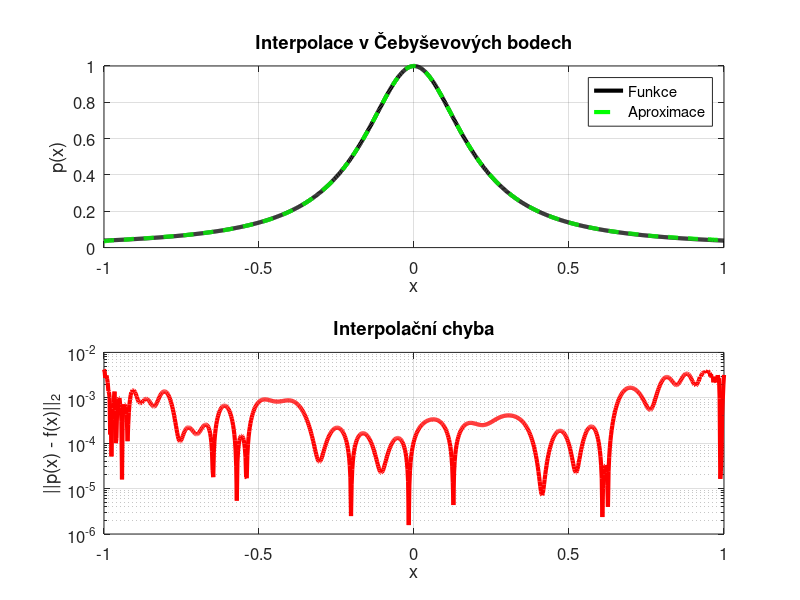
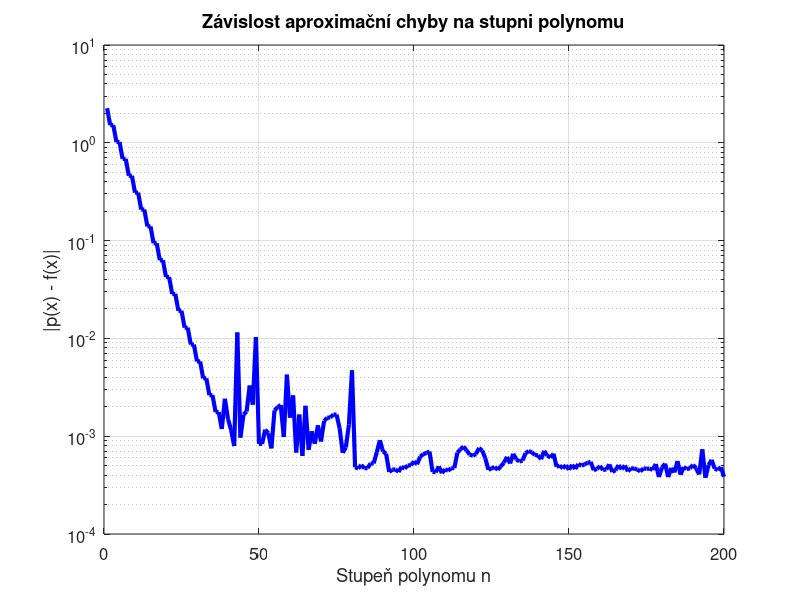

Write the MATLAB code that produced these figures, in order.
addpath('Funkce');

% Generování Čebyševových uzlů
n = 80;
j = (0:n)';
x = cos(j * pi / n);

% Cílová funkce
f = 1 ./ (1 + 25 * x.^2);

% Interpolace pomocí polynomu
c = polyfit(x, f, n);

% Evaluace výsledného polynomu
s = linspace(-1, 1, 1000)';
y = polyval(c, s);

% Výpočet skutečné funkční hodnoty
y_exact = 1 ./ (1 + 25 * s.^2);
error = abs(y - y_exact);

% Grafické zobrazení
figure;
subplot(2,1,1);
plot(s, y_exact, 'k', 'LineWidth', 3); hold on;
plot(s, y, 'g--', 'LineWidth', 3);
title('Interpolace v Čebyševových bodech', 'FontSize', 16);
xlabel('x', 'FontSize', 14);
ylabel('p(x)', 'FontSize', 14);
legend('Funkce', 'Aproximace', 'FontSize', 12);
grid on;
set(gca, 'FontSize', 12);

subplot(2,1,2);
semilogy(s, error, 'r', 'LineWidth', 3);
xlim([-1 1]);
title('Interpolační chyba', 'FontSize', 16);
xlabel('x', 'FontSize', 14);
ylabel('||p(x) - f(x)||_2', 'FontSize', 14);
grid on;
set(gca, 'FontSize', 12);

% Rozsah stupňů polynomu
n_values = 1:200;
errors = zeros(size(n_values));

for idx = 1:length(n_values)
    n = n_values(idx);

    % Sestavení Vandermondeovy matice
    A = x .^ (0:n);

    % Výpočet koeficientů metodou nejmenších čtverců
    c = A \ f;

    % Výpočet aproximace
    f_approx = A * c;

    % Výpočet chyby v 2-normě
    errors(idx) = norm(f - f_approx, 2);
end

% Vykreslení grafu chyby
figure;
semilogy(n_values, errors, 'b', 'LineWidth', 3);
xlabel('Stupeň polynomu n', 'FontSize', 14);
ylabel('|p(x) - f(x)|', 'FontSize', 14);
title('Závislost aproximační chyby na stupni polynomu', 'FontSize', 16);
grid on;
set(gca, 'FontSize', 12);
